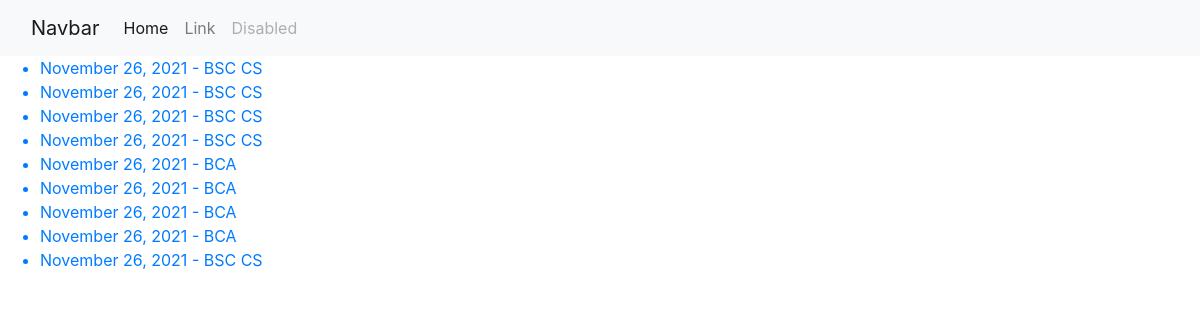
Page /archive/ on the committed database.
### attendance/models.py (models this page shows, shortened)
class Attendance(models.Model):
    class_name = models.ForeignKey(Class, on_delete=models.CASCADE)
    is_present = models.ManyToManyField(Student, null=True, blank=True, related_name='is_present')
    is_absent = models.ManyToManyField(Student, null=True, blank=True, related_name='is_absent')
    date = models.DateTimeField(auto_now_add=True)

class Class(models.Model):
    name = models.CharField(max_length=255)
    def __str__(self):
        return self.name

### templates/attendance/attendance_archive.html
{% extends 'base.html' %}
{% block content %}
<ul>
    {% for attendance in latest %}
        <a href="{% url 'attendance:attendance_detail' attendance.pk %}"><li>{{ attendance.date|date:"F j, Y" }} - {{attendance.class_name}}</li></a>
    {% endfor %}
</ul>
{% endblock %}

### templates/base.html (shortened to what this page needs)
<!doctype html>
<html lang="en">
  <head>
    <link rel="stylesheet" href="https://stackpath.bootstrapcdn.com/bootstrap/4.3.1/css/bootstrap.min.css">
  </head>
  <body>
    <header>
      <nav class="navbar navbar-expand-lg navbar-light bg-light">
        <div class="container-fluid">
          <a class="navbar-brand" href="#">Navbar</a>
          <div class="collapse navbar-collapse" id="navbarSupportedContent">
            <ul class="navbar-nav me-auto mb-2 mb-lg-0">
              <li class="nav-item">
                <a class="nav-link active" aria-current="page" href="#">Home</a>
              </li>
              <li class="nav-item">
                <a class="nav-link" href="#">Link</a>
              </li>
              <li class="nav-item">
                <a class="nav-link disabled" href="#" tabindex="-1" aria-disabled="true">Disabled</a>
              </li>
            </ul>
          </div>
        </div>
      </nav>
    </header>
    {% block content %}
    {% endblock %}
  </body>
</html>

### rows in the picture
Attendance: date "November 26, 2021", class_name "BSC CS"
Attendance: date "November 26, 2021", class_name "BSC CS"
Attendance: date "November 26, 2021", class_name "BSC CS"
Attendance: date "November 26, 2021", class_name "BSC CS"
Attendance: date "November 26, 2021", class_name "BCA"
Attendance: date "November 26, 2021", class_name "BCA"
Attendance: date "November 26, 2021", class_name "BCA"
Attendance: date "November 26, 2021", class_name "BCA"
Attendance: date "November 26, 2021", class_name "BSC CS"
